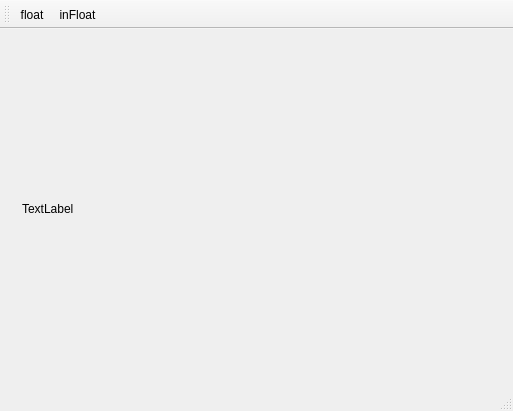
<?xml version="1.0" encoding="UTF-8"?>
<ui version="4.0">
 <class>PlotMainWindow</class>
 <widget class="QMainWindow" name="PlotMainWindow">
  <property name="geometry">
   <rect>
    <x>0</x>
    <y>0</y>
    <width>513</width>
    <height>411</height>
   </rect>
  </property>
  <property name="windowTitle">
   <string>PlotMainWindow</string>
  </property>
  <widget class="QWidget" name="centralWidget">
   <layout class="QVBoxLayout" name="verticalLayout">
    <item>
     <widget class="QWidget" name="widget" native="true">
      <layout class="QVBoxLayout" name="verticalLayout_2" stretch="0">
       <item>
        <widget class="QLabel" name="label">
         <property name="text">
          <string>TextLabel</string>
         </property>
        </widget>
       </item>
      </layout>
     </widget>
    </item>
   </layout>
  </widget>
  <widget class="QMenuBar" name="menuBar">
   <property name="geometry">
    <rect>
     <x>0</x>
     <y>0</y>
     <width>513</width>
     <height>23</height>
    </rect>
   </property>
  </widget>
  <widget class="QToolBar" name="mainToolBar">
   <attribute name="toolBarArea">
    <enum>TopToolBarArea</enum>
   </attribute>
   <attribute name="toolBarBreak">
    <bool>false</bool>
   </attribute>
   <addaction name="actionFloat"/>
   <addaction name="actionInFloat"/>
  </widget>
  <widget class="QStatusBar" name="statusBar"/>
  <action name="actionFloat">
   <property name="text">
    <string>float</string>
   </property>
  </action>
  <action name="actionInFloat">
   <property name="text">
    <string>inFloat</string>
   </property>
  </action>
 </widget>
 <layoutdefault spacing="6" margin="11"/>
 <resources/>
 <connections/>
</ui>
